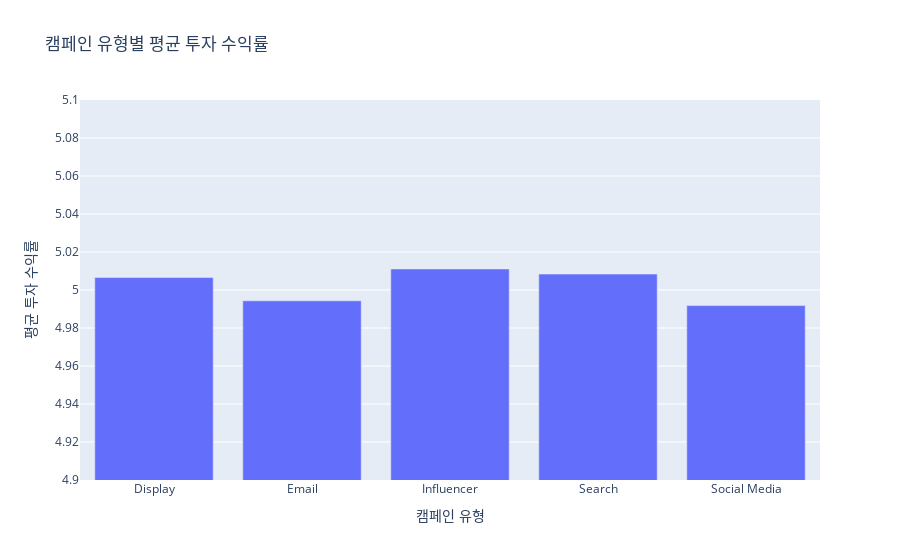

This figure's notebook cell:
### Code cell
champaign_group = df.groupby('Campaign_Type')['ROI'].mean().reset_index()

fig = px.bar(
    champaign_group,
    x='Campaign_Type',
    y='ROI',
    title='캠페인 유형별 평균 투자 수익률',
    labels={'Campaign_Type': '캠페인 유형', 'ROI': '평균 투자 수익률'}
)
fig.update_yaxes(range=[4.9, 5.1])
fig.show()

### Figure 1 — Plotly figure (JSON) as saved in the notebook; plotly's stock layout.template omitted (floating-point values rounded to 4 significant figures)
{"data": [{"hovertemplate": "캠페인 유형=%{x}<br>평균 투자 수익률=%{y}<extra></extra>", "legendgroup": "", "marker": {"color": "#636efa", "pattern": {"shape": ""}}, "name": "", "orientation": "v", "showlegend": false, "textposition": "auto", "type": "bar", "x": ["Display", "Email", "Influencer", "Search", "Social Media"], "xaxis": "x", "y": [5.007, 4.994, 5.011, 5.008, 4.992], "yaxis": "y"}], "layout": {"barmode": "relative", "legend": {"tracegroupgap": 0}, "title": {"text": "캠페인 유형별 평균 투자 수익률"}, "xaxis": {"anchor": "y", "domain": [0, 1], "title": {"text": "캠페인 유형"}}, "yaxis": {"anchor": "x", "domain": [0, 1], "range": [4.9, 5.1], "title": {"text": "평균 투자 수익률"}}}}
